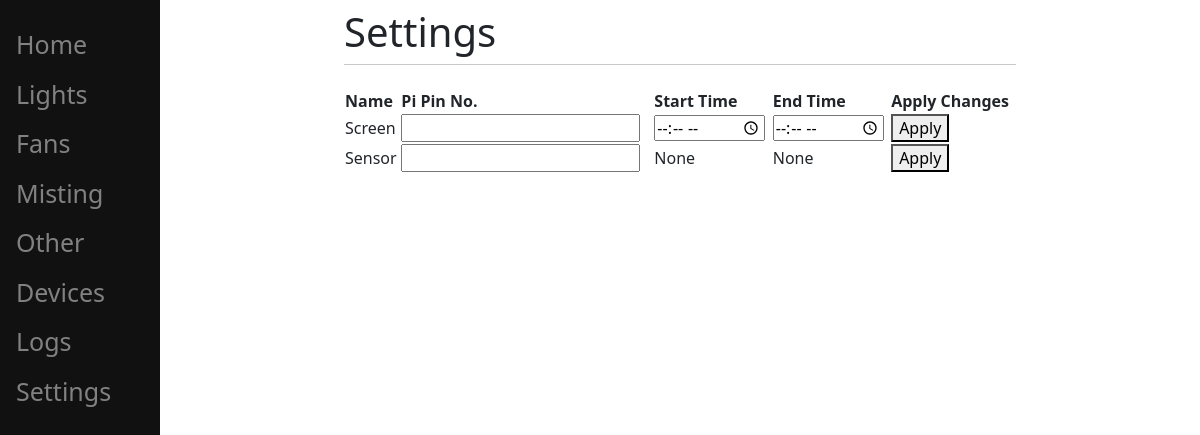
/settings/, run on an earlier commit of the app's database.
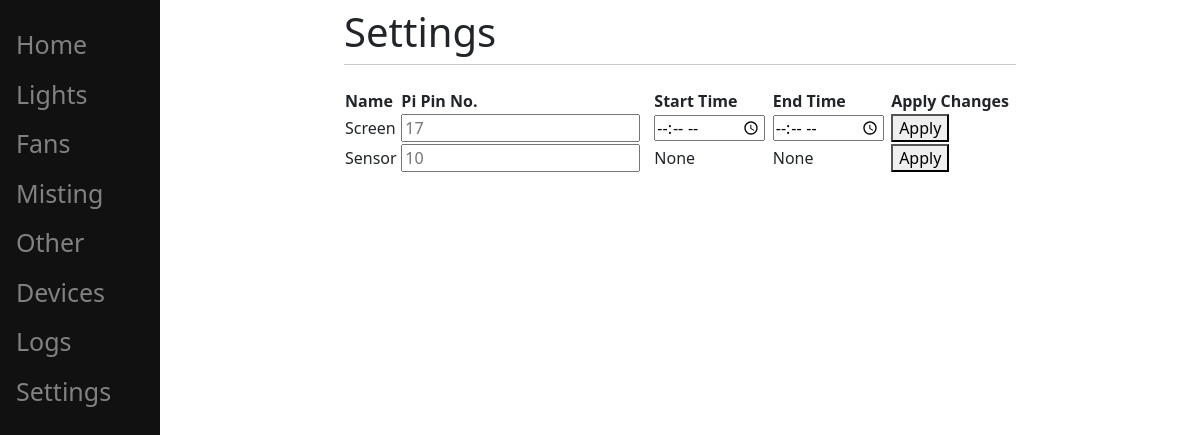
And on a later commit of the database.
### guiControl/models.py (models this page shows, shortened)
class Led_screen(models.Model):
    pin_number = models.IntegerField(default=0)
    start_time = models.TimeField()
    end_time = models.TimeField()

class Humi_sensor(models.Model):
    pin_number = models.IntegerField(default=0)

### guiControl/views.py (the view, shortened to what this page needs)
# urls.py: path('settings/', views.settings, name='settings'),
def settings(response):
    sensor = Humi_sensor.objects.first()
    screen = Led_screen.objects.first()
    return render(response, "guiControl/settings.html", {'sensor': sensor, 'screen': screen})

### guiControl/templates/guiControl/settings.html (shortened to what this page needs)
{% extends 'guiControl/base.html' %}
{% block pageTitle %}Settings{% endblock %}
{% block content %}
    <table style="width:100%">
        <tr>
            <th>Name</th>
            <th>Pi Pin No.</th>
            <th>Start Time</th>
            <th>End Time</th>
            <th>Apply Changes</th>
        </tr>
        <form method="post" ,action="#">
        <tr>
            <td>Screen</td>
            <td><input placeholder="{{screen.pin_number}}" name="screen_pin_num" required></td>
            <td><input type="time" placeholder="{{screen.start_time}}" name="screen_start" required></td>
            <td><input type="time" placeholder="{{screen.end_time}}" name="screen_end" required></td>
            <td><button type="submit"  name="apply_screen" value='apply_screen'>Apply</button></td>
        </tr>
        </form>
        <form method="post" ,action="#">
        <tr>
            <td>Sensor</td>
            <td><input type="number" placeholder="{{sensor.pin_number}}" name="sensor_pin_num" required></td>
            <td>None</td>
            <td>None</td>
            <td><button type="submit"  name="apply_sensor" value='apply_sensor'>Apply</button></td>
        </tr>
        </form>
    </table>
{% endblock %}

What changed in the data, as far as the page shows it:
added Led_screen: screen_pin_num "17"
added Humi_sensor: sensor_pin_num "10"
